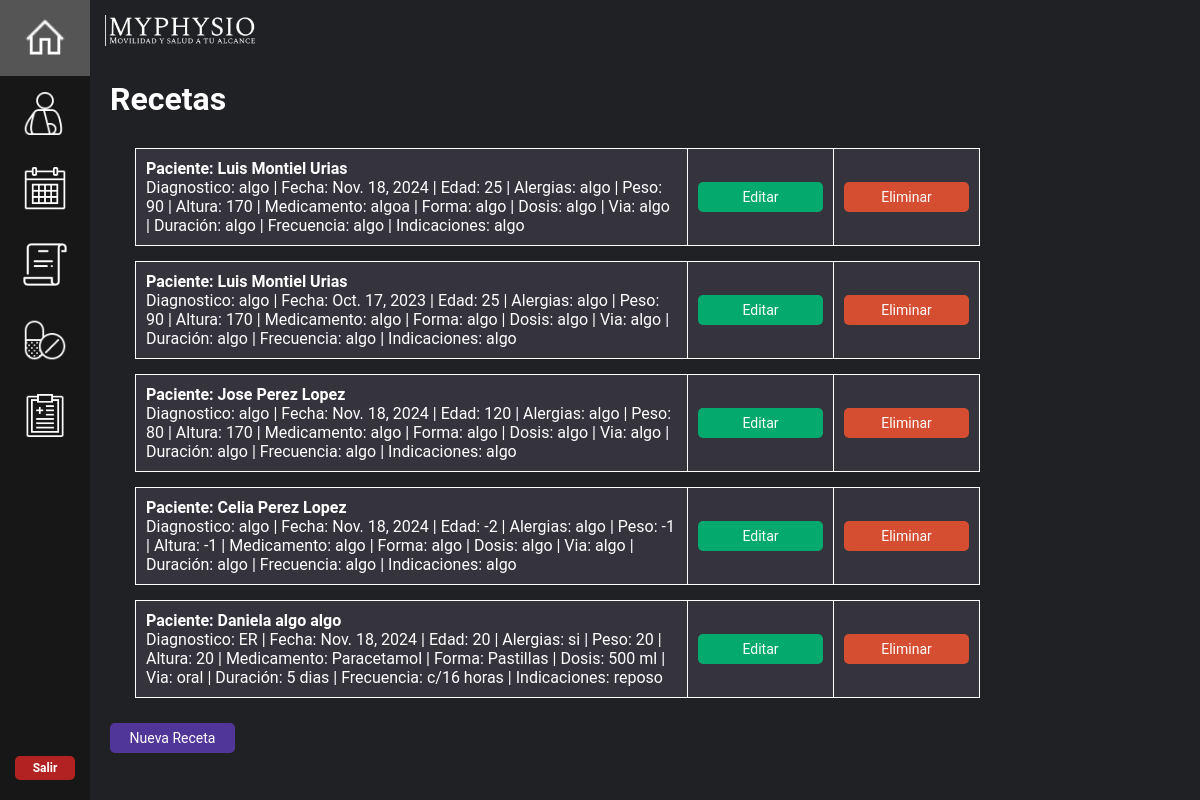
The app's page /recetas/ with its own data.
### mainapp/models.py (models this page shows, shortened)
class Receta(models.Model):
    paciente = models.ForeignKey(Paciente, on_delete=models.CASCADE, blank=False, null=False)
    diagnostico = models.CharField(max_length=255)
    fecha = models.DateField()
    alergia = models.CharField(max_length=255)
    medicamento = models.CharField(max_length=255)
    forma = models.CharField(max_length=255)
    dosis = models.CharField(max_length=255)
    via = models.CharField(max_length=255)
    duracion = models.CharField(max_length=255)
    frecuencia = models.CharField(max_length=255)
    indicaciones = models.CharField(max_length=255)

class Paciente(models.Model):
    nombre = models.CharField(max_length=50)
    apellido_paterno = models.CharField(max_length=50)
    apellido_materno = models.CharField(max_length=50)
    edad = models.IntegerField()
    sexo = models.CharField(max_length=50, blank=True, null=True)
    direccion = models.CharField(max_length=50, blank=True, null=True)
    telefonoP = models.IntegerField(blank=True, null=True)
    emailP = models.EmailField(blank=True, null=True)
    sintomas = models.CharField(max_length=50, blank=True, null=True)
    frecuencia_dolor = models.CharField(max_length=50, blank=True, null=True)
    act_causante = models.CharField(max_length=50, blank=True, null=True)
    descripcion_dolor = models.CharField(max_length=50, blank=True, null=True)
    intensidad_dolor = models.CharField(max_length=50, blank=True, null=True)
    tratamiento = models.CharField(max_length=50, blank=True, null=True)
    lesiones = models.CharField(max_length=50, blank=True, null=True)
    condicion = models.CharField(max_length=50, blank=True, null=True)
    tratamientos_previos = models.CharField(max_length=50, blank=True, null=True)
    medicacion_actual = models.CharField(max_length=50, blank=True, null=True)
    peso = models.IntegerField(blank=True, null=True)
    altura = models.IntegerField(blank=True, null=True)
    rango_mov = models.IntegerField(blank=True, null=True)
    presion = models.CharField(max_length=50, blank=True, null=True)
    ocupacion = models.CharField(max_length=50, blank=True, null=True)
    act_fisica = models.CharField(max_length=50, blank=True, null=True)
    descanso = models.CharField(max_length=50, blank=True, null=True)
    alimentacion = models.CharField(max_length=50, blank=True, null=True)
    def __str__(self):
        return self.nombre + ' ' + self.apellido_paterno + ' ' + self.apellido_materno

### mainapp/views.py (the view)
# urls.py: path("recetas/", views.recetas, name="recetas"),
def recetas(request):
    info_receta = Receta.objects.all
    return render(request, "./recetas.html", {'all': info_receta})

### mainapp/templates/recetas.html (shortened to what this page needs)
{% extends "dashboard_home.html" %}
{% load static %}
{% block content %}
<h1 style="margin-top: 60px; color: white;">Recetas</h1>
<div class="container_recetas">
{% for item in all %}
    <div class="info_recetas">
        <table>
            <tr>
                <td>
                        <strong>Paciente: {{item.paciente}}</strong> <br>
                        Diagnostico: {{item.diagnostico}} |
                        Fecha: {{item.fecha}} |
                        Edad: {{item.paciente.edad}} |
                        Alergias: {{item.alergia}} |
                        Peso: {{item.paciente.peso}} |
                        Altura: {{item.paciente.altura}} |
                        Medicamento: {{item.medicamento}} |
                        Forma: {{item.forma}} |
                        Dosis: {{item.dosis}} |
                        Via: {{item.via}} |
                        Duración: {{item.duracion}} |
                        Frecuencia: {{item.frecuencia}} |
                        Indicaciones: {{item.indicaciones}}
                </td>
                <td align="right">
                    <a href="{% url 'update_receta' item.id %}"> <button class="next-button edit-button" type="button">Editar</button></a>
                </td>
                <td>
                    <a href="{% url 'delete_receta' item.id %}"> <button class="next-button delete-button" type="button">Eliminar</button></a>
                </td>
            </tr>
        </table>
    </div>
{% endfor %}
</div>
<a href="/reg_recetas"><button id="next1" class="next-button" type="button">Nueva Receta</button></a>
{% endblock %}

### mystaticfiles/styles.css (style rules this page uses)
* { font-family: 'Roboto'; }
body { display: flex; flex-direction: column; margin: 0; min-height: 100vh; color: white; background-color: #202124; }
table { width: 100%; border-collapse: collapse; margin-top: 15px; }
th, td { text-align: left; padding: 10px; border-bottom: 2px solid #555; }
.next-button { width: 250px; height: 30px; text-align: center; background-color: #51369A; color: white; font-size: 14px; cursor: pointer; border-radius: 5px; border: none; align-self: center; margin-right: 16%; transition: all ease 0.5s; }

### mainapp/templates/dashboard_home.html (style rules this page uses)
body { margin: 0; font-family: "Roboto"; color: white; background-color: #202124; }

### mainapp/templates/recetas.html (style rules this page uses)
.container_recetas { color: white; margin: 30px 200px 25px 25px; }
.info_recetas { color: white; background-color: #35333C; dispĺay: flex; margin: 20px padding: 20px 20px; }
.next-button { width: 125px; height: 30px; text-align: center; background-color: #51369A; color: white; font-size: 14px; cursor: pointer; border-radius: 5px; border: none; align-self: center; margin-right: 16%; transition: all ease 0.5s; }
.next-button.edit-button { background-color: #04AA6D; }
.next-button.delete-button { background-color: #d54e31; }
table, th, td { width: 100%; border: 1px solid; }
a { color: #72A0C1; }

### records on screen
Receta: paciente "Luis Montiel Urias", diagnostico "algo", fecha "Nov. 18, 2024", paciente.edad "25", alergia "algo", paciente.peso "90", paciente.altura "170", medicamento "algoa", forma "algo", dosis "algo", via "algo", duracion "algo", frecuencia "algo", indicaciones "algo"
Receta: paciente "Luis Montiel Urias", diagnostico "algo", fecha "Oct. 17, 2023", paciente.edad "25", alergia "algo", paciente.peso "90", paciente.altura "170", medicamento "algo", forma "algo", dosis "algo", via "algo", duracion "algo", frecuencia "algo", indicaciones "algo"
Receta: paciente "Jose Perez Lopez", diagnostico "algo", fecha "Nov. 18, 2024", paciente.edad "120", alergia "algo", paciente.peso "80", paciente.altura "170", medicamento "algo", forma "algo", dosis "algo", via "algo", duracion "algo", frecuencia "algo", indicaciones "algo"
Receta: paciente "Celia Perez Lopez", diagnostico "algo", fecha "Nov. 18, 2024", paciente.edad "-2", alergia "algo", paciente.peso "-1", paciente.altura "-1", medicamento "algo", forma "algo", dosis "algo", via "algo", duracion "algo", frecuencia "algo", indicaciones "algo"
Receta: paciente "Daniela algo algo", diagnostico "ER", fecha "Nov. 18, 2024", paciente.edad "20", alergia "si", paciente.peso "20", paciente.altura "20", medicamento "Paracetamol", forma "Pastillas", dosis "500 ml", via "oral", duracion "5 dias", frecuencia "c/16 horas", indicaciones "reposo"
